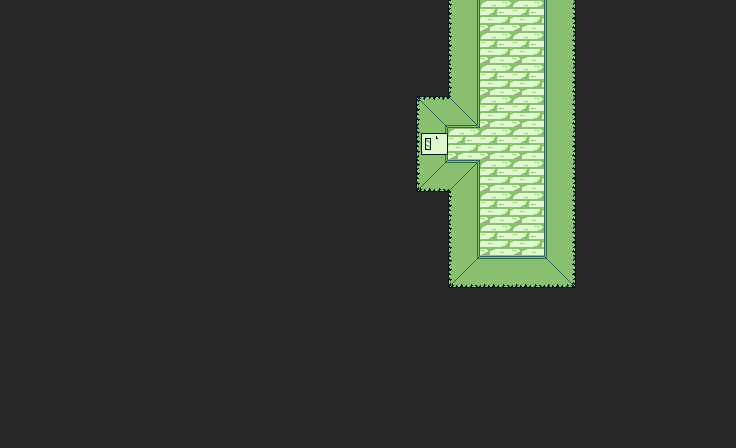

A 2D game scene composited from a Tiled map and its tileset images. What follows is a short description and the map's XML, with every tile layer's data as written:
An orthogonal 23x14 tile map with 32x32 px tiles, 1 tile layer (Vrstva dlaždic 1).

<map version="1.8" tiledversion="1.8.4" orientation="orthogonal" renderorder="right-down" width="23" height="14" tilewidth="32" tileheight="32" infinite="0" nextlayerid="2" nextobjectid="1">
 <tileset firstgid="1" source="../Zdi.tsx" />
 <layer id="1" name="Vrstva dlaždic 1" width="23" height="14">
  <data encoding="csv">
18,18,18,18,18,18,18,18,18,18,18,18,18,18,15,5,5,9,18,18,18,18,18,
18,18,18,18,18,18,18,18,18,18,18,18,18,18,15,5,5,9,18,18,18,18,18,
18,18,18,18,18,18,18,18,18,18,18,18,18,18,15,5,5,9,18,18,18,18,18,
18,18,18,18,18,18,18,18,18,18,18,18,18,16,17,5,5,9,18,18,18,18,18,
18,18,18,18,18,18,18,18,18,18,18,18,18,4,5,5,5,9,18,18,18,18,18,
18,18,18,18,18,18,18,18,18,18,18,18,18,13,14,5,5,9,18,18,18,18,18,
18,18,18,18,18,18,18,18,18,18,18,18,18,18,15,5,5,9,18,18,18,18,18,
18,18,18,18,18,18,18,18,18,18,18,18,18,18,15,5,5,9,18,18,18,18,18,
18,18,18,18,18,18,18,18,18,18,18,18,18,18,13,12,12,10,18,18,18,18,18,
18,18,18,18,18,18,18,18,18,18,18,18,18,18,18,18,18,18,18,18,18,18,18,
18,18,18,18,18,18,18,18,18,18,18,18,18,18,18,18,18,18,18,18,18,18,18,
18,18,18,18,18,18,18,18,18,18,18,18,18,18,18,18,18,18,18,18,18,18,18,
18,18,18,18,18,18,18,18,18,18,18,18,18,18,18,18,18,18,18,18,18,18,18,
18,18,18,18,18,18,18,18,18,18,18,18,18,18,18,18,18,18,18,18,18,18,18
</data>
 </layer>
</map>
